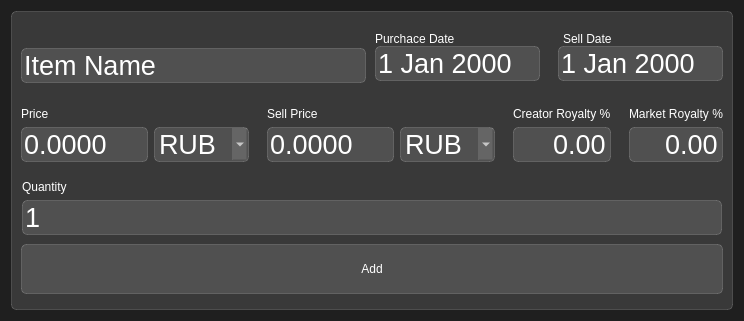
<?xml version="1.0" encoding="UTF-8"?>
<ui version="4.0">
 <class>Dialog</class>
 <widget class="QDialog" name="Dialog">
  <property name="geometry">
   <rect>
    <x>0</x>
    <y>0</y>
    <width>744</width>
    <height>321</height>
   </rect>
  </property>
  <property name="sizePolicy">
   <sizepolicy hsizetype="Preferred" vsizetype="Preferred">
    <horstretch>0</horstretch>
    <verstretch>0</verstretch>
   </sizepolicy>
  </property>
  <property name="minimumSize">
   <size>
    <width>744</width>
    <height>0</height>
   </size>
  </property>
  <property name="windowTitle">
   <string>Dialog</string>
  </property>
  <property name="styleSheet">
   <string notr="true">background-color: rgb(31, 31, 31);
color: rgb(255, 255, 255);</string>
  </property>
  <layout class="QHBoxLayout" name="horizontalLayout_2">
   <item>
    <widget class="QFrame" name="frame">
     <property name="enabled">
      <bool>true</bool>
     </property>
     <property name="sizePolicy">
      <sizepolicy hsizetype="Minimum" vsizetype="Minimum">
       <horstretch>0</horstretch>
       <verstretch>0</verstretch>
      </sizepolicy>
     </property>
     <property name="minimumSize">
      <size>
       <width>0</width>
       <height>0</height>
      </size>
     </property>
     <property name="styleSheet">
      <string notr="true">background-color: rgba(255, 255, 255, 30);
border: 1px solid rgba(255, 255, 255, 40);
border-radius: 5px;</string>
     </property>
     <property name="frameShape">
      <enum>QFrame::StyledPanel</enum>
     </property>
     <property name="frameShadow">
      <enum>QFrame::Raised</enum>
     </property>
     <layout class="QVBoxLayout" name="verticalLayout_11">
      <property name="spacing">
       <number>6</number>
      </property>
      <item>
       <layout class="QHBoxLayout" name="horizontalLayout_4">
        <property name="spacing">
         <number>0</number>
        </property>
        <item>
         <widget class="QLineEdit" name="item_name">
          <property name="sizePolicy">
           <sizepolicy hsizetype="MinimumExpanding" vsizetype="Fixed">
            <horstretch>0</horstretch>
            <verstretch>0</verstretch>
           </sizepolicy>
          </property>
          <property name="font">
           <font>
            <family>Ubuntu</family>
            <pointsize>20</pointsize>
           </font>
          </property>
          <property name="styleSheet">
           <string notr="true">margin-top:18px;</string>
          </property>
          <property name="text">
           <string>Item Name</string>
          </property>
         </widget>
        </item>
        <item>
         <widget class="QFrame" name="purch_date_frame">
          <property name="sizePolicy">
           <sizepolicy hsizetype="Preferred" vsizetype="Maximum">
            <horstretch>0</horstretch>
            <verstretch>0</verstretch>
           </sizepolicy>
          </property>
          <property name="styleSheet">
           <string notr="true">QFrame{
background-color: none;
border:none;
}
</string>
          </property>
          <layout class="QVBoxLayout" name="verticalLayout">
           <property name="spacing">
            <number>0</number>
           </property>
           <item>
            <widget class="QLabel" name="label">
             <property name="maximumSize">
              <size>
               <width>16777215</width>
               <height>20</height>
              </size>
             </property>
             <property name="font">
              <font>
               <family>Ubuntu</family>
              </font>
             </property>
             <property name="styleSheet">
              <string notr="true">background-color: none;
border: none;
</string>
             </property>
             <property name="text">
              <string>Purchace Date</string>
             </property>
             <property name="margin">
              <number>0</number>
             </property>
            </widget>
           </item>
           <item>
            <widget class="QDateEdit" name="buy_date_ui">
             <property name="font">
              <font>
               <family>Ubuntu</family>
               <pointsize>20</pointsize>
              </font>
             </property>
             <property name="styleSheet">
              <string notr="true">
QCalendarWidget QToolButton {
  font-size: 20pt;
  }
/* header row */
  QCalendarWidget QWidget { alternate-background-color: rgb(128, 128, 128); }

  /* normal days */
  QCalendarWidget QAbstractItemView:enabled 
  {
  	font-size:20px;  
  	color: rgb(255, 255, 255);  
  	background-color: rgba(255, 255, 255, 30);  
  	selection-background-color: rgb(64, 64, 64); 
  	selection-color: rgb(0, 255, 0); 
  }
QCalendarWidget QAbstractItemView:disabled 
{ 
color: rgb(64, 64, 64); 
}</string>
             </property>
             <property name="buttonSymbols">
              <enum>QAbstractSpinBox::NoButtons</enum>
             </property>
             <property name="calendarPopup">
              <bool>false</bool>
             </property>
            </widget>
           </item>
          </layout>
         </widget>
        </item>
        <item>
         <widget class="QFrame" name="sell_date_frame">
          <property name="sizePolicy">
           <sizepolicy hsizetype="Preferred" vsizetype="Maximum">
            <horstretch>0</horstretch>
            <verstretch>0</verstretch>
           </sizepolicy>
          </property>
          <property name="styleSheet">
           <string notr="true">QFrame{
background-color: none;
border:none;
}
</string>
          </property>
          <layout class="QVBoxLayout" name="verticalLayout_2">
           <property name="spacing">
            <number>0</number>
           </property>
           <property name="rightMargin">
            <number>0</number>
           </property>
           <item>
            <widget class="QLabel" name="label_2">
             <property name="maximumSize">
              <size>
               <width>16777215</width>
               <height>20</height>
              </size>
             </property>
             <property name="font">
              <font>
               <family>Ubuntu</family>
              </font>
             </property>
             <property name="styleSheet">
              <string notr="true">background-color: none;
border: none;
margin-left: 2px;</string>
             </property>
             <property name="text">
              <string>Sell Date</string>
             </property>
            </widget>
           </item>
           <item>
            <widget class="QDateEdit" name="sell_date_ui">
             <property name="font">
              <font>
               <family>Ubuntu</family>
               <pointsize>20</pointsize>
              </font>
             </property>
             <property name="styleSheet">
              <string notr="true">
QCalendarWidget QToolButton {
  font-size: 20pt;
  }
/* header row */
  QCalendarWidget QWidget { alternate-background-color: rgb(128, 128, 128); }

  /* normal days */
  QCalendarWidget QAbstractItemView:enabled 
  {
  	font-size:20px;  
  	color: rgb(255, 255, 255);  
  	background-color: rgba(255, 255, 255, 30);  
  	selection-background-color: rgb(64, 64, 64); 
  	selection-color: rgb(0, 255, 0); 
  }
QCalendarWidget QAbstractItemView:disabled 
{ 
color: rgb(64, 64, 64); 
}</string>
             </property>
             <property name="buttonSymbols">
              <enum>QAbstractSpinBox::NoButtons</enum>
             </property>
             <property name="calendarPopup">
              <bool>false</bool>
             </property>
            </widget>
           </item>
          </layout>
         </widget>
        </item>
       </layout>
      </item>
      <item>
       <layout class="QHBoxLayout" name="horizontalLayout_5">
        <property name="spacing">
         <number>0</number>
        </property>
        <item>
         <widget class="QFrame" name="price_frame">
          <property name="sizePolicy">
           <sizepolicy hsizetype="Minimum" vsizetype="Maximum">
            <horstretch>0</horstretch>
            <verstretch>0</verstretch>
           </sizepolicy>
          </property>
          <property name="minimumSize">
           <size>
            <width>211</width>
            <height>0</height>
           </size>
          </property>
          <property name="styleSheet">
           <string notr="true">QFrame{
background-color: none;
border:none;
}
</string>
          </property>
          <layout class="QVBoxLayout" name="verticalLayout_3">
           <property name="leftMargin">
            <number>0</number>
           </property>
           <item>
            <widget class="QLabel" name="label_3">
             <property name="maximumSize">
              <size>
               <width>16777215</width>
               <height>20</height>
              </size>
             </property>
             <property name="font">
              <font>
               <family>Ubuntu</family>
              </font>
             </property>
             <property name="styleSheet">
              <string notr="true">background-color: none;
border: none;</string>
             </property>
             <property name="text">
              <string>Price</string>
             </property>
            </widget>
           </item>
           <item>
            <layout class="QHBoxLayout" name="horizontalLayout_3">
             <item>
              <widget class="QDoubleSpinBox" name="buy_price_ui">
               <property name="sizePolicy">
                <sizepolicy hsizetype="Preferred" vsizetype="Fixed">
                 <horstretch>0</horstretch>
                 <verstretch>0</verstretch>
                </sizepolicy>
               </property>
               <property name="minimumSize">
                <size>
                 <width>90</width>
                 <height>0</height>
                </size>
               </property>
               <property name="font">
                <font>
                 <family>Ubuntu</family>
                 <pointsize>20</pointsize>
                </font>
               </property>
               <property name="styleSheet">
                <string notr="true">font-size: 20pt;
</string>
               </property>
               <property name="buttonSymbols">
                <enum>QAbstractSpinBox::NoButtons</enum>
               </property>
               <property name="decimals">
                <number>4</number>
               </property>
               <property name="maximum">
                <double>99999999999999991611392.000000000000000</double>
               </property>
               <property name="stepType">
                <enum>QAbstractSpinBox::DefaultStepType</enum>
               </property>
              </widget>
             </item>
             <item>
              <widget class="QComboBox" name="buy_currency_ui">
               <property name="sizePolicy">
                <sizepolicy hsizetype="Preferred" vsizetype="Fixed">
                 <horstretch>0</horstretch>
                 <verstretch>0</verstretch>
                </sizepolicy>
               </property>
               <property name="minimumSize">
                <size>
                 <width>95</width>
                 <height>0</height>
                </size>
               </property>
               <property name="font">
                <font>
                 <family>Ubuntu</family>
                 <pointsize>20</pointsize>
                </font>
               </property>
               <property name="styleSheet">
                <string notr="true">QComboBox {
   
}

QComboBox:editable {
    
}
QComboBox QAbstractItemView {

	background-color: rgb(31, 31, 31);
}
QComboBox:!editable, QComboBox::drop-down:editable {
     
}

/* QComboBox gets the &quot;on&quot; state when the popup is open */
QComboBox:!editable:on, QComboBox::drop-down:editable:on {
   
}

QComboBox:on { /* shift the text when the popup opens */
    
}

QComboBox::drop-down {
    
}


</string>
               </property>
               <item>
                <property name="text">
                 <string>RUB</string>
                </property>
               </item>
               <item>
                <property name="text">
                 <string>USDT</string>
                </property>
               </item>
               <item>
                <property name="text">
                 <string>ADA</string>
                </property>
               </item>
               <item>
                <property name="text">
                 <string>ETH</string>
                </property>
               </item>
              </widget>
             </item>
            </layout>
           </item>
          </layout>
         </widget>
        </item>
        <item>
         <widget class="QFrame" name="sell_frame">
          <property name="sizePolicy">
           <sizepolicy hsizetype="Minimum" vsizetype="Maximum">
            <horstretch>0</horstretch>
            <verstretch>0</verstretch>
           </sizepolicy>
          </property>
          <property name="minimumSize">
           <size>
            <width>211</width>
            <height>0</height>
           </size>
          </property>
          <property name="styleSheet">
           <string notr="true">QFrame{
background-color: none;
border:none;
}
</string>
          </property>
          <layout class="QVBoxLayout" name="verticalLayout_4">
           <item>
            <widget class="QLabel" name="label_4">
             <property name="sizePolicy">
              <sizepolicy hsizetype="Minimum" vsizetype="Fixed">
               <horstretch>0</horstretch>
               <verstretch>0</verstretch>
              </sizepolicy>
             </property>
             <property name="maximumSize">
              <size>
               <width>16777215</width>
               <height>20</height>
              </size>
             </property>
             <property name="font">
              <font>
               <family>Ubuntu</family>
              </font>
             </property>
             <property name="styleSheet">
              <string notr="true">background-color: none;
border: none;</string>
             </property>
             <property name="text">
              <string>Sell Price</string>
             </property>
            </widget>
           </item>
           <item>
            <layout class="QHBoxLayout" name="horizontalLayout">
             <item>
              <widget class="QDoubleSpinBox" name="sell_price_ui">
               <property name="sizePolicy">
                <sizepolicy hsizetype="Preferred" vsizetype="Fixed">
                 <horstretch>0</horstretch>
                 <verstretch>0</verstretch>
                </sizepolicy>
               </property>
               <property name="minimumSize">
                <size>
                 <width>90</width>
                 <height>0</height>
                </size>
               </property>
               <property name="font">
                <font>
                 <family>Ubuntu</family>
                 <pointsize>20</pointsize>
                </font>
               </property>
               <property name="styleSheet">
                <string notr="true">font-size: 20pt;
</string>
               </property>
               <property name="buttonSymbols">
                <enum>QAbstractSpinBox::NoButtons</enum>
               </property>
               <property name="correctionMode">
                <enum>QAbstractSpinBox::CorrectToPreviousValue</enum>
               </property>
               <property name="decimals">
                <number>4</number>
               </property>
               <property name="maximum">
                <double>99999999999999991611392.000000000000000</double>
               </property>
               <property name="stepType">
                <enum>QAbstractSpinBox::DefaultStepType</enum>
               </property>
              </widget>
             </item>
             <item>
              <widget class="QComboBox" name="sell_currency_ui">
               <property name="sizePolicy">
                <sizepolicy hsizetype="Preferred" vsizetype="Fixed">
                 <horstretch>0</horstretch>
                 <verstretch>0</verstretch>
                </sizepolicy>
               </property>
               <property name="minimumSize">
                <size>
                 <width>95</width>
                 <height>0</height>
                </size>
               </property>
               <property name="font">
                <font>
                 <family>Ubuntu</family>
                 <pointsize>20</pointsize>
                </font>
               </property>
               <property name="styleSheet">
                <string notr="true">QComboBox {
   
}

QComboBox:editable {
    
}
QComboBox QAbstractItemView {

	background-color: rgb(31, 31, 31);
}
QComboBox:!editable, QComboBox::drop-down:editable {
     
}

/* QComboBox gets the &quot;on&quot; state when the popup is open */
QComboBox:!editable:on, QComboBox::drop-down:editable:on {
   
}

QComboBox:on { /* shift the text when the popup opens */
    
}

QComboBox::drop-down {
    
}


</string>
               </property>
               <item>
                <property name="text">
                 <string>RUB</string>
                </property>
               </item>
               <item>
                <property name="text">
                 <string>USDT</string>
                </property>
               </item>
               <item>
                <property name="text">
                 <string>ADA</string>
                </property>
               </item>
               <item>
                <property name="text">
                 <string>ETH</string>
                </property>
               </item>
              </widget>
             </item>
            </layout>
           </item>
          </layout>
         </widget>
        </item>
        <item>
         <widget class="QFrame" name="frame_2">
          <property name="sizePolicy">
           <sizepolicy hsizetype="Minimum" vsizetype="Maximum">
            <horstretch>0</horstretch>
            <verstretch>0</verstretch>
           </sizepolicy>
          </property>
          <property name="styleSheet">
           <string notr="true">QFrame{
background-color: none;
border:none;
}
</string>
          </property>
          <property name="frameShape">
           <enum>QFrame::StyledPanel</enum>
          </property>
          <property name="frameShadow">
           <enum>QFrame::Raised</enum>
          </property>
          <layout class="QVBoxLayout" name="verticalLayout_6">
           <item>
            <widget class="QLabel" name="label_6">
             <property name="sizePolicy">
              <sizepolicy hsizetype="Minimum" vsizetype="Preferred">
               <horstretch>0</horstretch>
               <verstretch>0</verstretch>
              </sizepolicy>
             </property>
             <property name="font">
              <font>
               <family>Ubuntu</family>
              </font>
             </property>
             <property name="text">
              <string>Creator Royalty %</string>
             </property>
            </widget>
           </item>
           <item>
            <widget class="QDoubleSpinBox" name="creator_royalty_ui">
             <property name="sizePolicy">
              <sizepolicy hsizetype="Preferred" vsizetype="Fixed">
               <horstretch>0</horstretch>
               <verstretch>0</verstretch>
              </sizepolicy>
             </property>
             <property name="font">
              <font>
               <family>Ubuntu</family>
               <pointsize>20</pointsize>
              </font>
             </property>
             <property name="styleSheet">
              <string notr="true">font-size: 20pt;</string>
             </property>
             <property name="alignment">
              <set>Qt::AlignRight|Qt::AlignTrailing|Qt::AlignVCenter</set>
             </property>
             <property name="buttonSymbols">
              <enum>QAbstractSpinBox::NoButtons</enum>
             </property>
            </widget>
           </item>
          </layout>
         </widget>
        </item>
        <item>
         <widget class="QFrame" name="frame_3">
          <property name="sizePolicy">
           <sizepolicy hsizetype="Minimum" vsizetype="Maximum">
            <horstretch>0</horstretch>
            <verstretch>0</verstretch>
           </sizepolicy>
          </property>
          <property name="layoutDirection">
           <enum>Qt::LeftToRight</enum>
          </property>
          <property name="styleSheet">
           <string notr="true">QFrame{
background-color: none;
border:none;
}
</string>
          </property>
          <property name="frameShape">
           <enum>QFrame::StyledPanel</enum>
          </property>
          <property name="frameShadow">
           <enum>QFrame::Raised</enum>
          </property>
          <layout class="QVBoxLayout" name="verticalLayout_7">
           <property name="rightMargin">
            <number>0</number>
           </property>
           <item>
            <widget class="QLabel" name="label_7">
             <property name="sizePolicy">
              <sizepolicy hsizetype="Minimum" vsizetype="Preferred">
               <horstretch>0</horstretch>
               <verstretch>0</verstretch>
              </sizepolicy>
             </property>
             <property name="font">
              <font>
               <family>Ubuntu</family>
              </font>
             </property>
             <property name="text">
              <string>Market Royalty %</string>
             </property>
            </widget>
           </item>
           <item>
            <widget class="QDoubleSpinBox" name="market_royalty_ui">
             <property name="sizePolicy">
              <sizepolicy hsizetype="Preferred" vsizetype="Fixed">
               <horstretch>0</horstretch>
               <verstretch>0</verstretch>
              </sizepolicy>
             </property>
             <property name="font">
              <font>
               <family>Ubuntu</family>
               <pointsize>20</pointsize>
              </font>
             </property>
             <property name="styleSheet">
              <string notr="true">font-size: 20pt;</string>
             </property>
             <property name="alignment">
              <set>Qt::AlignRight|Qt::AlignTrailing|Qt::AlignVCenter</set>
             </property>
             <property name="buttonSymbols">
              <enum>QAbstractSpinBox::NoButtons</enum>
             </property>
            </widget>
           </item>
          </layout>
         </widget>
        </item>
       </layout>
      </item>
      <item>
       <widget class="QFrame" name="q_frame">
        <property name="sizePolicy">
         <sizepolicy hsizetype="Preferred" vsizetype="Maximum">
          <horstretch>0</horstretch>
          <verstretch>0</verstretch>
         </sizepolicy>
        </property>
        <property name="styleSheet">
         <string notr="true">QFrame{
background-color: none;
border:none;
}
</string>
        </property>
        <layout class="QVBoxLayout" name="verticalLayout_5">
         <property name="spacing">
          <number>6</number>
         </property>
         <property name="leftMargin">
          <number>1</number>
         </property>
         <property name="topMargin">
          <number>1</number>
         </property>
         <property name="rightMargin">
          <number>1</number>
         </property>
         <property name="bottomMargin">
          <number>1</number>
         </property>
         <item>
          <widget class="QLabel" name="label_5">
           <property name="maximumSize">
            <size>
             <width>16777215</width>
             <height>20</height>
            </size>
           </property>
           <property name="font">
            <font>
             <family>Ubuntu</family>
            </font>
           </property>
           <property name="styleSheet">
            <string notr="true">background-color: none;
border: none;
</string>
           </property>
           <property name="text">
            <string>Quantity</string>
           </property>
          </widget>
         </item>
         <item>
          <widget class="QSpinBox" name="quantity_ui">
           <property name="font">
            <font>
             <family>Ubuntu</family>
             <pointsize>20</pointsize>
            </font>
           </property>
           <property name="styleSheet">
            <string notr="true">font-size: 20pt;
</string>
           </property>
           <property name="buttonSymbols">
            <enum>QAbstractSpinBox::NoButtons</enum>
           </property>
           <property name="minimum">
            <number>1</number>
           </property>
          </widget>
         </item>
        </layout>
       </widget>
      </item>
      <item>
       <widget class="QPushButton" name="add_dialog_button">
        <property name="minimumSize">
         <size>
          <width>0</width>
          <height>50</height>
         </size>
        </property>
        <property name="font">
         <font>
          <family>Ubuntu</family>
         </font>
        </property>
        <property name="styleSheet">
         <string notr="true">QPushButton{
background-color: rgba(255, 255, 255, 30);
border: 1px solid rgba(255, 255, 255, 40);
border-radius: 5px;
}
QPushButton::hover{
background-color: rgba(255, 255, 255, 40);
}
QPushButton::pressed{
background-color: rgba(255, 255, 255, 50);
}</string>
        </property>
        <property name="text">
         <string>Add</string>
        </property>
       </widget>
      </item>
     </layout>
    </widget>
   </item>
  </layout>
 </widget>
 <resources/>
 <connections/>
</ui>
